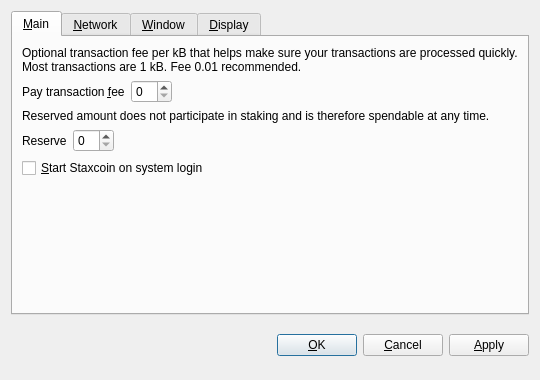
<?xml version="1.0" encoding="UTF-8"?>
<ui version="4.0">
 <class>OptionsDialog</class>
 <widget class="QDialog" name="OptionsDialog">
  <property name="geometry">
   <rect>
    <x>0</x>
    <y>0</y>
    <width>540</width>
    <height>380</height>
   </rect>
  </property>
  <property name="windowTitle">
   <string>Options</string>
  </property>
  <property name="modal">
   <bool>true</bool>
  </property>
  <layout class="QVBoxLayout" name="verticalLayout">
   <item>
    <widget class="QTabWidget" name="tabWidget">
     <property name="tabPosition">
      <enum>QTabWidget::North</enum>
     </property>
     <property name="currentIndex">
      <number>0</number>
     </property>
     <widget class="QWidget" name="tabMain">
      <attribute name="title">
       <string>&amp;Main</string>
      </attribute>
      <layout class="QVBoxLayout" name="verticalLayout_Main">
       <item>
        <widget class="QLabel" name="transactionFeeInfoLabel">
         <property name="text">
          <string>Optional transaction fee per kB that helps make sure your transactions are processed quickly. Most transactions are 1 kB. Fee 0.01 recommended.</string>
         </property>
         <property name="textFormat">
          <enum>Qt::PlainText</enum>
         </property>
         <property name="wordWrap">
          <bool>true</bool>
         </property>
        </widget>
       </item>
       <item>
        <layout class="QHBoxLayout" name="horizontalLayoutFee">
         <item>
          <widget class="QLabel" name="transactionFeeLabel">
           <property name="text">
            <string>Pay transaction &amp;fee</string>
           </property>
           <property name="textFormat">
            <enum>Qt::PlainText</enum>
           </property>
           <property name="buddy">
            <cstring>transactionFee</cstring>
           </property>
          </widget>
         </item>
         <item>
          <widget class="BitcoinAmountField" name="transactionFee"/>
         </item>
         <item>
          <spacer name="horizontalSpacerFee">
           <property name="orientation">
            <enum>Qt::Horizontal</enum>
           </property>
           <property name="sizeHint" stdset="0">
            <size>
             <width>40</width>
             <height>20</height>
            </size>
           </property>
          </spacer>
         </item>
        </layout>
       </item>
       <item>
        <widget class="QLabel" name="reserveBalanceInfoLabel">
         <property name="text">
          <string>Reserved amount does not participate in staking and is therefore spendable at any time.</string>
         </property>
         <property name="textFormat">
          <enum>Qt::PlainText</enum>
         </property>
         <property name="wordWrap">
          <bool>true</bool>
         </property>
        </widget>
       </item>
       <item>
        <layout class="QHBoxLayout" name="horizontalLayoutReserveBalance">
         <item>
          <widget class="QLabel" name="reserveBalanceLabel">
           <property name="text">
            <string>Reserve</string>
           </property>
           <property name="textFormat">
            <enum>Qt::PlainText</enum>
           </property>
           <property name="buddy">
            <cstring>reserveBalance</cstring>
           </property>
          </widget>
         </item>
         <item>
          <widget class="BitcoinAmountField" name="reserveBalance"/>
         </item>
         <item>
          <spacer name="horizontalSpacerReserveBalance">
           <property name="orientation">
            <enum>Qt::Horizontal</enum>
           </property>
           <property name="sizeHint" stdset="0">
            <size>
             <width>40</width>
             <height>20</height>
            </size>
           </property>
          </spacer>
         </item>
        </layout>
       </item>
       <item>
        <widget class="QCheckBox" name="bitcoinAtStartup">
         <property name="toolTip">
          <string>Automatically start Staxcoin after logging in to the system.</string>
         </property>
         <property name="text">
          <string>&amp;Start Staxcoin on system login</string>
         </property>
        </widget>
       </item>
       <item>
        <spacer name="verticalSpacer_Main">
         <property name="orientation">
          <enum>Qt::Vertical</enum>
         </property>
         <property name="sizeHint" stdset="0">
          <size>
           <width>20</width>
           <height>40</height>
          </size>
         </property>
        </spacer>
       </item>
      </layout>
     </widget>
     <widget class="QWidget" name="tabNetwork">
      <attribute name="title">
       <string>&amp;Network</string>
      </attribute>
      <layout class="QVBoxLayout" name="verticalLayout_Network">
       <item>
        <widget class="QCheckBox" name="mapPortUpnp">
         <property name="toolTip">
          <string>Automatically open the Staxcoin client port on the router. This only works when your router supports UPnP and it is enabled.</string>
         </property>
         <property name="text">
          <string>Map port using &amp;UPnP</string>
         </property>
        </widget>
       </item>
       <item>
        <widget class="QCheckBox" name="connectSocks">
         <property name="toolTip">
          <string>Connect to the Staxcoin network through a SOCKS proxy (e.g. when connecting through Tor).</string>
         </property>
         <property name="text">
          <string>&amp;Connect through SOCKS proxy:</string>
         </property>
        </widget>
       </item>
       <item>
        <layout class="QHBoxLayout" name="horizontalLayout_Network">
         <item>
          <widget class="QLabel" name="proxyIpLabel">
           <property name="text">
            <string>Proxy &amp;IP:</string>
           </property>
           <property name="textFormat">
            <enum>Qt::PlainText</enum>
           </property>
           <property name="buddy">
            <cstring>proxyIp</cstring>
           </property>
          </widget>
         </item>
         <item>
          <widget class="QValidatedLineEdit" name="proxyIp">
           <property name="maximumSize">
            <size>
             <width>140</width>
             <height>16777215</height>
            </size>
           </property>
           <property name="toolTip">
            <string>IP address of the proxy (e.g. 127.0.0.1)</string>
           </property>
          </widget>
         </item>
         <item>
          <widget class="QLabel" name="proxyPortLabel">
           <property name="text">
            <string>&amp;Port:</string>
           </property>
           <property name="textFormat">
            <enum>Qt::PlainText</enum>
           </property>
           <property name="buddy">
            <cstring>proxyPort</cstring>
           </property>
          </widget>
         </item>
         <item>
          <widget class="QLineEdit" name="proxyPort">
           <property name="maximumSize">
            <size>
             <width>55</width>
             <height>16777215</height>
            </size>
           </property>
           <property name="toolTip">
            <string>Port of the proxy (e.g. 9050)</string>
           </property>
          </widget>
         </item>
         <item>
          <widget class="QLabel" name="socksVersionLabel">
           <property name="text">
            <string>SOCKS &amp;Version:</string>
           </property>
           <property name="textFormat">
            <enum>Qt::PlainText</enum>
           </property>
           <property name="buddy">
            <cstring>socksVersion</cstring>
           </property>
          </widget>
         </item>
         <item>
          <widget class="QValueComboBox" name="socksVersion">
           <property name="toolTip">
            <string>SOCKS version of the proxy (e.g. 5)</string>
           </property>
          </widget>
         </item>
         <item>
          <spacer name="horizontalSpacer_Network">
           <property name="orientation">
            <enum>Qt::Horizontal</enum>
           </property>
           <property name="sizeHint" stdset="0">
            <size>
             <width>40</width>
             <height>20</height>
            </size>
           </property>
          </spacer>
         </item>
        </layout>
       </item>
       <item>
        <spacer name="verticalSpacer_Network">
         <property name="orientation">
          <enum>Qt::Vertical</enum>
         </property>
         <property name="sizeHint" stdset="0">
          <size>
           <width>20</width>
           <height>40</height>
          </size>
         </property>
        </spacer>
       </item>
      </layout>
     </widget>
     <widget class="QWidget" name="tabWindow">
      <attribute name="title">
       <string>&amp;Window</string>
      </attribute>
      <layout class="QVBoxLayout" name="verticalLayout_Window">
       <item>
        <widget class="QCheckBox" name="minimizeToTray">
         <property name="toolTip">
          <string>Show only a tray icon after minimizing the window.</string>
         </property>
         <property name="text">
          <string>&amp;Minimize to the tray instead of the taskbar</string>
         </property>
        </widget>
       </item>
       <item>
        <widget class="QCheckBox" name="minimizeOnClose">
         <property name="toolTip">
          <string>Minimize instead of exit the application when the window is closed. When this option is enabled, the application will be closed only after selecting Quit in the menu.</string>
         </property>
         <property name="text">
          <string>M&amp;inimize on close</string>
         </property>
        </widget>
       </item>
       <item>
        <spacer name="verticalSpacer_Window">
         <property name="orientation">
          <enum>Qt::Vertical</enum>
         </property>
         <property name="sizeHint" stdset="0">
          <size>
           <width>20</width>
           <height>40</height>
          </size>
         </property>
        </spacer>
       </item>
      </layout>
     </widget>
     <widget class="QWidget" name="tabDisplay">
      <attribute name="title">
       <string>&amp;Display</string>
      </attribute>
      <layout class="QVBoxLayout" name="verticalLayout_Display">
       <item>
        <layout class="QHBoxLayout" name="horizontalLayout_1_Display">
         <item>
          <widget class="QLabel" name="langLabel">
           <property name="text">
            <string>User Interface &amp;language:</string>
           </property>
           <property name="textFormat">
            <enum>Qt::PlainText</enum>
           </property>
           <property name="buddy">
            <cstring>lang</cstring>
           </property>
          </widget>
         </item>
         <item>
          <widget class="QValueComboBox" name="lang">
           <property name="toolTip">
            <string>The user interface language can be set here. This setting will take effect after restarting Staxcoin.</string>
           </property>
          </widget>
         </item>
        </layout>
       </item>
       <item>
        <layout class="QHBoxLayout" name="horizontalLayout_2_Display">
         <item>
          <widget class="QLabel" name="unitLabel">
           <property name="text">
            <string>&amp;Unit to show amounts in:</string>
           </property>
           <property name="textFormat">
            <enum>Qt::PlainText</enum>
           </property>
           <property name="buddy">
            <cstring>unit</cstring>
           </property>
          </widget>
         </item>
         <item>
          <widget class="QValueComboBox" name="unit">
           <property name="toolTip">
            <string>Choose the default subdivision unit to show in the interface and when sending coins.</string>
           </property>
          </widget>
         </item>
        </layout>
       </item>
       <item>
        <widget class="QCheckBox" name="displayAddresses">
         <property name="toolTip">
          <string>Whether to show Staxcoin addresses in the transaction list or not.</string>
         </property>
         <property name="text">
          <string>&amp;Display addresses in transaction list</string>
         </property>
        </widget>
       </item>
       <item>
        <widget class="QCheckBox" name="coinControlFeatures">
         <property name="toolTip">
          <string>Whether to show coin control features or not.</string>
         </property>
         <property name="text">
          <string>Display coin &amp;control features (experts only!)</string>
         </property>
        </widget>
       </item>
       <item>
        <spacer name="verticalSpacer_Display">
         <property name="orientation">
          <enum>Qt::Vertical</enum>
         </property>
         <property name="sizeHint" stdset="0">
          <size>
           <width>20</width>
           <height>40</height>
          </size>
         </property>
        </spacer>
       </item>
      </layout>
     </widget>
    </widget>
   </item>
   <item>
    <layout class="QHBoxLayout" name="horizontalLayout_Buttons">
     <item>
      <spacer name="horizontalSpacer_1">
       <property name="orientation">
        <enum>Qt::Horizontal</enum>
       </property>
       <property name="sizeHint" stdset="0">
        <size>
         <width>40</width>
         <height>48</height>
        </size>
       </property>
      </spacer>
     </item>
     <item>
      <widget class="QLabel" name="statusLabel">
       <property name="font">
        <font>
         <weight>75</weight>
         <bold>true</bold>
        </font>
       </property>
       <property name="text">
        <string/>
       </property>
       <property name="textFormat">
        <enum>Qt::PlainText</enum>
       </property>
       <property name="wordWrap">
        <bool>true</bool>
       </property>
      </widget>
     </item>
     <item>
      <spacer name="horizontalSpacer_2">
       <property name="orientation">
        <enum>Qt::Horizontal</enum>
       </property>
       <property name="sizeHint" stdset="0">
        <size>
         <width>40</width>
         <height>48</height>
        </size>
       </property>
      </spacer>
     </item>
     <item>
      <widget class="QPushButton" name="okButton">
       <property name="text">
        <string>&amp;OK</string>
       </property>
      </widget>
     </item>
     <item>
      <widget class="QPushButton" name="cancelButton">
       <property name="text">
        <string>&amp;Cancel</string>
       </property>
       <property name="autoDefault">
        <bool>false</bool>
       </property>
      </widget>
     </item>
     <item>
      <widget class="QPushButton" name="applyButton">
       <property name="text">
        <string>&amp;Apply</string>
       </property>
       <property name="autoDefault">
        <bool>false</bool>
       </property>
      </widget>
     </item>
    </layout>
   </item>
  </layout>
 </widget>
 <customwidgets>
  <customwidget>
   <class>BitcoinAmountField</class>
   <extends>QSpinBox</extends>
   <header>bitcoinamountfield.h</header>
  </customwidget>
  <customwidget>
   <class>QValueComboBox</class>
   <extends>QComboBox</extends>
   <header>qvaluecombobox.h</header>
  </customwidget>
  <customwidget>
   <class>QValidatedLineEdit</class>
   <extends>QLineEdit</extends>
   <header>qvalidatedlineedit.h</header>
  </customwidget>
 </customwidgets>
 <resources/>
 <connections/>
</ui>
